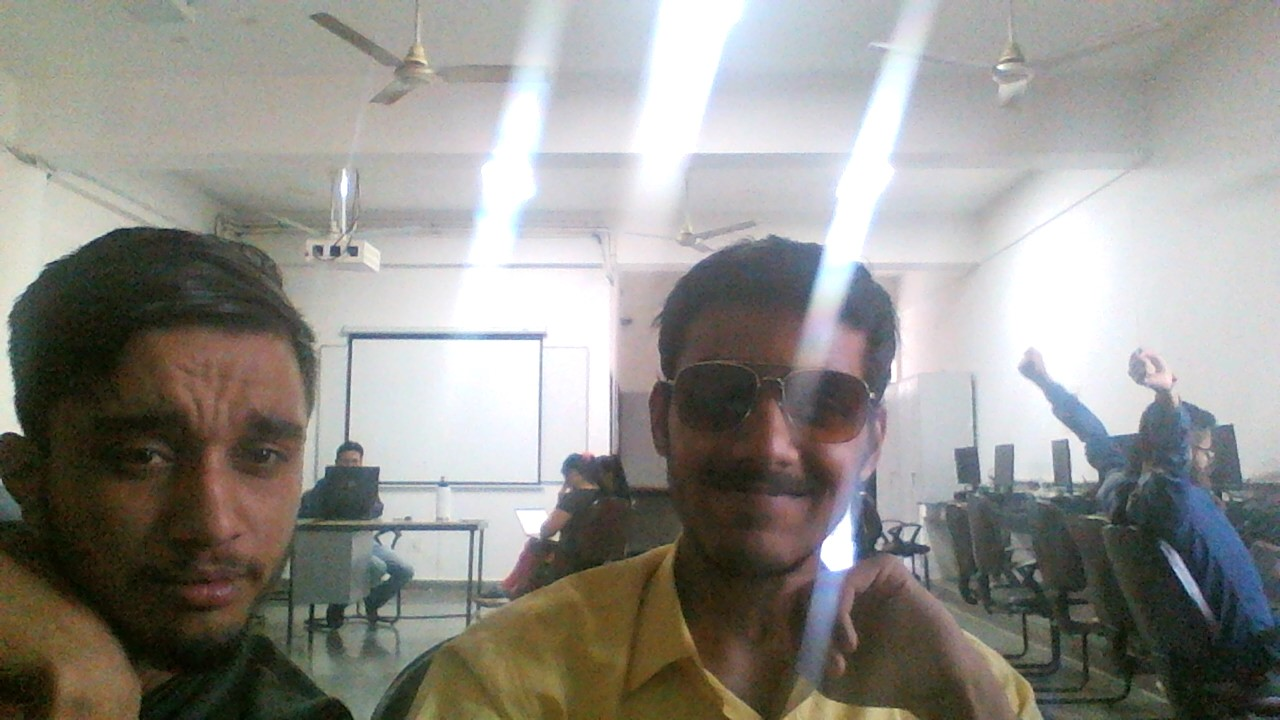
#> input picture photos/vy.jpg, 1280 x 720 px
$ python hisogram.py
#> lines starting #> are read from the running program, lines starting #| are printed output that depends on the picture; after the words box and inside, x2 and y2 are one past the last pixel; in counts of white or black regions, pixels touching at a corner belong together
### rescale.py
import cv2 as cv

def rescale_Frames(frame,scale=0.45):
#> called with scale = 0.45
    width = int(frame.shape[1] * scale)
#> width = 576
    height = int(frame.shape[0] * scale)
#> height = 324
    dimensions = (width ,height)
#> dimensions = (576, 324)
    return cv.resize(frame,dimensions,interpolation=cv.INTER_AREA)

### hisogram.py
import cv2 as cv
import rescale
import matplotlib.pyplot as plt
import numpy as np

img = rescale.rescale_Frames(cv.imread("photos/vy.jpg"))
cv.imshow("1",img)


# gray = cv.cvtColor(img,cv.COLOR_BGR2GRAY)
# cv.imshow("",gray)

blank = np.zeros(img.shape[:2],dtype="uint8")
mask = cv.circle(blank,(img.shape[1]//2+54,img.shape[0]//2+18),100,255,-1)
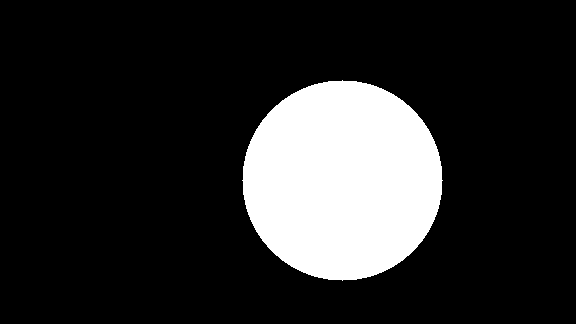
#> blank: shape (324, 576); 16.8% white; 1 white region, box (x1, y1, x2, y2) and area: (242, 80, 443, 281) 31417
masked = cv.bitwise_and(img,img,mask=mask)
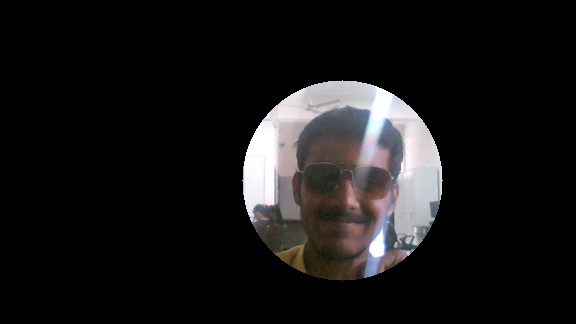
#> masked: shape (324, 576, 3); mean of channels 0, 1, 2 22.7, 22.5, 23.6; drawn as B, G, R

cv.imshow('masked again',masked)


# [8 lines of commented-out code are left out]


plt.figure()
plt.xlabel("bins")
plt.ylabel("no of pixels")
colors = ('b','g','r')
for i ,col in enumerate(colors):
    hist = cv.calcHist([img],[i],mask,[256],[0,256])
    plt.plot(hist,color=col)
    plt.xlim([0,256])
plt.show()
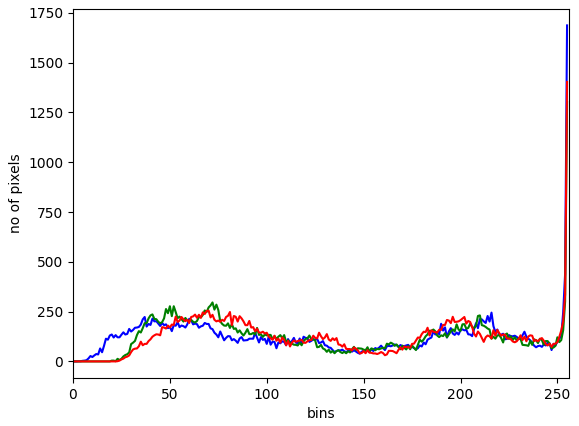
#> figure drawn by matplotlib, 1 panel; curve peaks at x = 255, y = 1687; curve peaks at x = 255, y = 1303; curve peaks at x = 255, y = 1403
# cv.waitKey(0)

$ run again, with photos/WIN_20230313_15_53_58_Pro.jpg copied over photos/vy.jpg
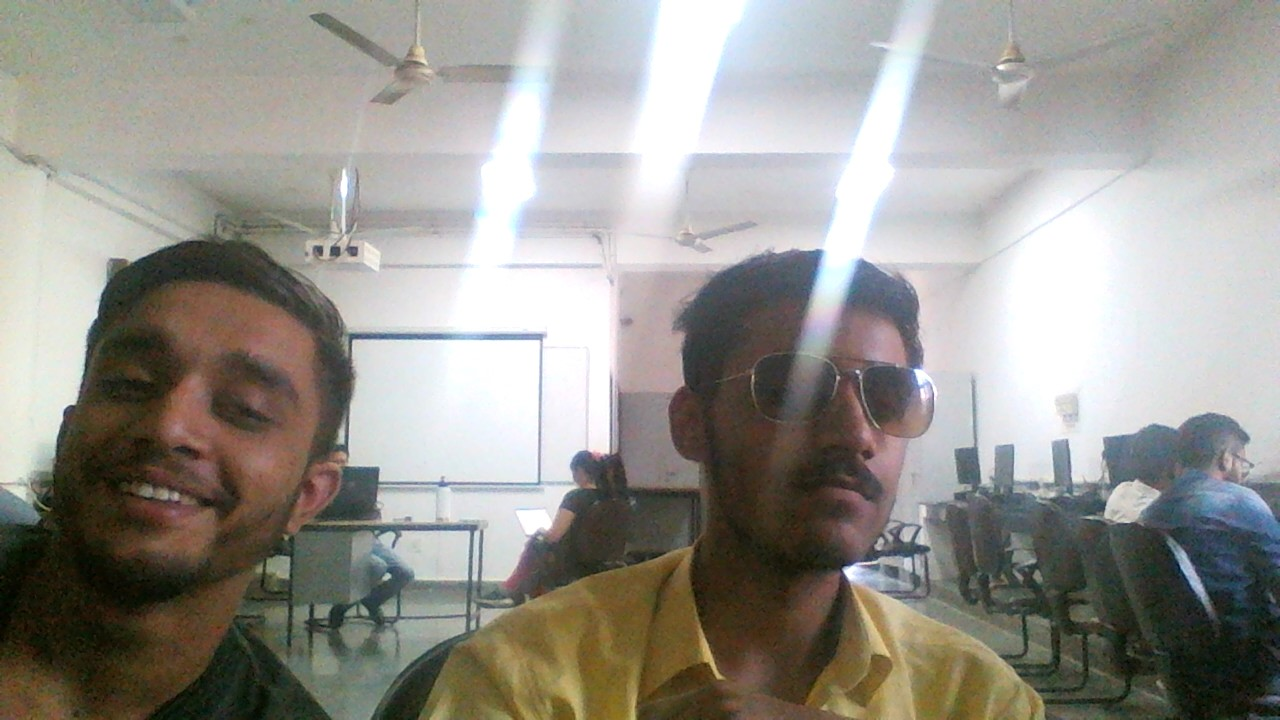
#> input picture photos/WIN_20230313_15_53_58_Pro.jpg, 1280 x 720 px
#> width = 576
#> dimensions = (576, 324)
#> blank: shape (324, 576); 16.8% white; 1 white region, box (x1, y1, x2, y2) and area: (242, 80, 443, 281) 31417
#> `masked = cv.bitwise_and(img,img,mask=mask)`:
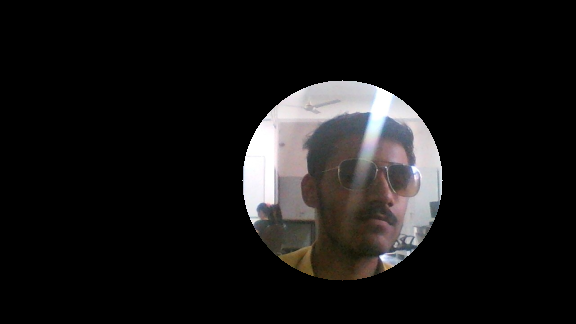
#> masked: shape (324, 576, 3); mean of channels 0, 1, 2 21.5, 21.7, 22.8; drawn as B, G, R
#> `plt.show()`:
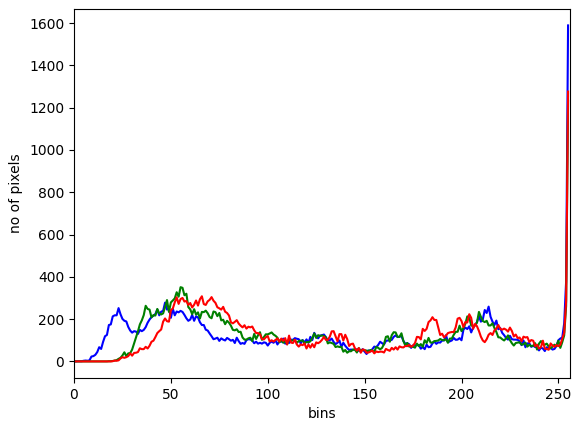
#> figure drawn by matplotlib, 1 panel; curve peaks at x = 255, y = 1589; curve peaks at x = 255, y = 1232; curve peaks at x = 255, y = 1276

$ run again, with photos/WIN_20230313_15_54_02_Pro.jpg copied over photos/vy.jpg
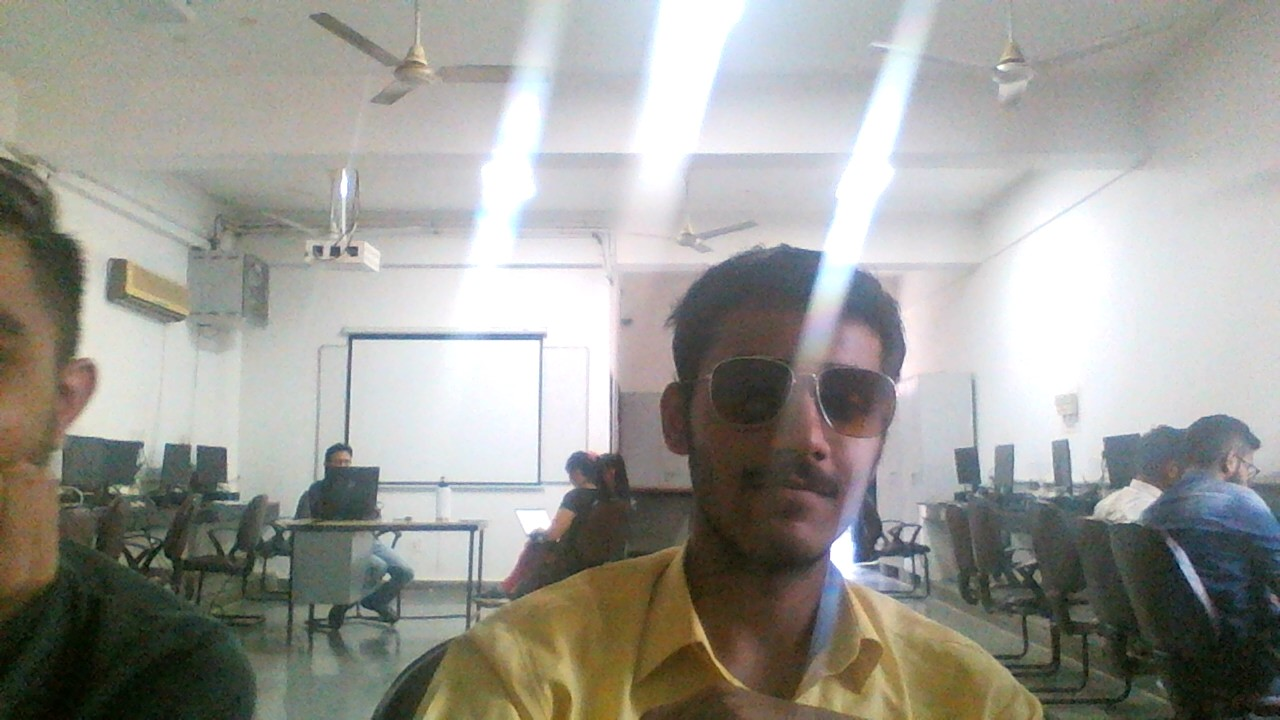
#> input picture photos/WIN_20230313_15_54_02_Pro.jpg, 1280 x 720 px
#> width = 576
#> dimensions = (576, 324)
#> blank: shape (324, 576); 16.8% white; 1 white region, box (x1, y1, x2, y2) and area: (242, 80, 443, 281) 31417
#> `masked = cv.bitwise_and(img,img,mask=mask)`:
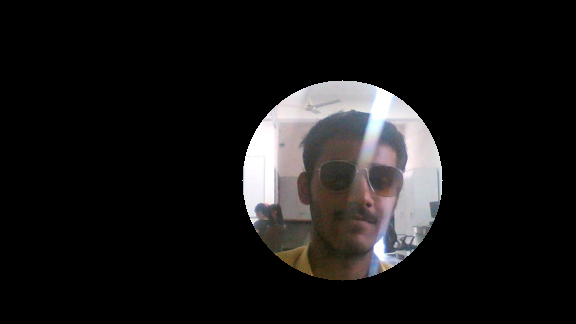
#> masked: shape (324, 576, 3); mean of channels 0, 1, 2 23, 23, 24.1; drawn as B, G, R
#> `plt.show()`:
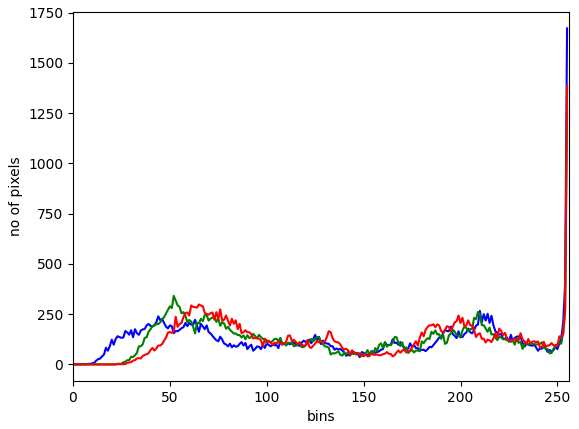
#> figure drawn by matplotlib, 1 panel; curve peaks at x = 255, y = 1671; curve peaks at x = 255, y = 1257; curve peaks at x = 255, y = 1382
